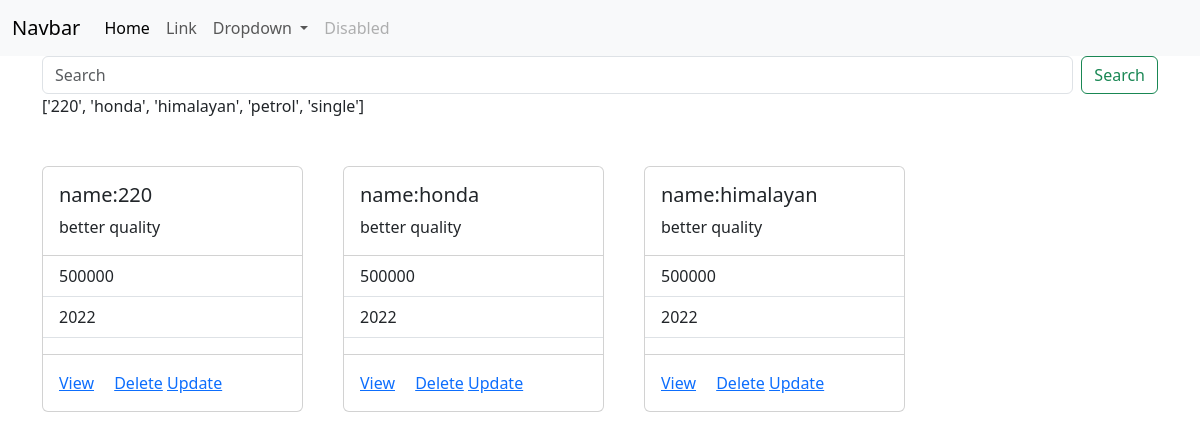
The page /vehicle/all/ on the database as committed earlier.
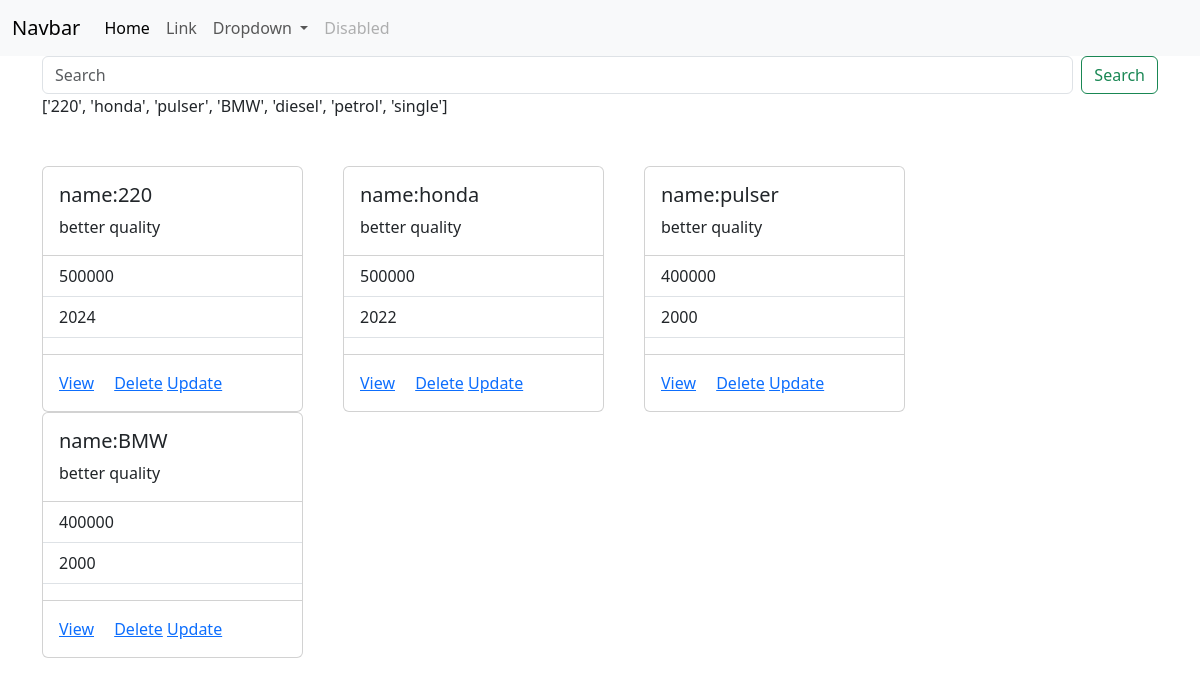
The same page on the database as committed later.
### store/models.py (models this page shows, shortened)
class Vehicle(models.Model):
    name=models.CharField(max_length=200)
    varient=models.CharField(max_length=200)
    description=models.TextField()
    fuel_options=(
        ("petrol","petrol"),
        ("CNG","CNG"),
        ("EV","EV"),
        ("diesel","diesel")
    )
    fuel_type=models.CharField(max_length=200,choices=fuel_options,default="petrol")
    running_km=models.PositiveIntegerField()
    color=models.CharField(max_length=200)
    price=models.PositiveIntegerField()
    brand=models.CharField(max_length=200)
    owner_options=(
        ("single","single"),
        ("second","second"),
        ("other","other")
    )
    owner_type=models.CharField(max_length=200,choices=owner_options,default="single")
    picture=models.ImageField(upload_to="vehicle_images",null=True)

### store/views.py (the view)
# urls.py: path("vehicle/all/",views.VechileListView.as_view(),name="vehicle-list"),
class VechileListView(View):
    template_name="vehicle_list.html"
    def get(self,request,*args,**kwargs):
        search_text=request.GET.get("filter")
        qs=Vehicle.objects.all()
        all_name=Vehicle.objects.values_list("name",flat=True).distinct()
        all_fuel_types=Vehicle.objects.values_list("fuel_type",flat=True).distinct()
        all_owner_types=Vehicle.objects.values_list("owner_type",flat=True).distinct()
        all_records=[]
        all_records.extend(all_name)
        all_records.extend(all_fuel_types)
        all_records.extend(all_owner_types)
        print(all_records)
        if search_text:
            qs=qs.filter(
                Q(name__contains=search_text)|Q(fuel_type__contains=search_text)|
                Q(owner_type__contains=search_text)
            )
        return render(request,self.template_name,{"data":qs,"records":all_records})

### store/templates/vehicle_list.html (shortened to what this page needs)
{%extends 'base.html'%}
{%block main_block%}
<div class="container">
  <div>
    <form class="d-flex" role="search"action="{%url 'vehicle-list'%}">
      <input class="form-control me-2" type="search" placeholder="Search" aria-label="Search"name="filter" list="records">
      <button class="btn btn-outline-success" type="submit">Search</button>
    </form>
    {{records}}
  </div>
  <div class="row mt-5">
      {%for v in data%}
      <div class="col-3 me-3">
          <div class="card" style="width: 100%;">
              <div class="card-body">
                <h5 class="card-title">name:{{v.name}}</h5>
                <p class="card-text">{{v.description}}</p>
              </div>
              <ul class="list-group list-group-flush">
                <li class="list-group-item">{{v.price}}</li>
                <li class="list-group-item">{{v.varient}}</li>
                <li class="list-group-item">{{running_km}}</li>
              </ul>
              <div class="card-body">
                <a href="{%url 'vehicle-detail' v.id%}" class="card-link">View</a>
                <a href="{%url 'vehicle-delete' v.id%}" class="card-link">Delete</a>
                <a href="{%url 'vehicle-update' v.id%}">Update</a>
              </div>
            </div>
      </div>
      {%endfor%}
  </div>
</div>
{%endblock%}

### store/templates/base.html (shortened to what this page needs)
<!DOCTYPE html>
<html lang="en">
<head>
    <link href="https://cdn.jsdelivr.net/npm/bootstrap@5.3.3/dist/css/bootstrap.min.css" rel="stylesheet">
</head>
<body>
    <nav class="navbar navbar-expand-lg bg-body-tertiary">
        <div class="container-fluid">
          <a class="navbar-brand" href="#">Navbar</a>
          <div class="collapse navbar-collapse" id="navbarSupportedContent">
            <ul class="navbar-nav me-auto mb-2 mb-lg-0">
              <li class="nav-item">
                <a class="nav-link active" aria-current="page" href="#">Home</a>
              </li>
              <li class="nav-item">
                <a class="nav-link" href="#">Link</a>
              </li>
              <li class="nav-item dropdown">
                <a class="nav-link dropdown-toggle" href="#" role="button" data-bs-toggle="dropdown" aria-expanded="false">
                  Dropdown
                </a>
              </li>
              <li class="nav-item">
                <a class="nav-link disabled" aria-disabled="true">Disabled</a>
              </li>
            </ul>
          </div>
        </div>
      </nav>
     {%block main_block%}
     {%endblock%}
</body>
</html>

Rows that differ between the two databases and show on the page:
removed Vehicle: name "himalayan", description "better quality", price "500000", varient "2022"
changed Vehicle (number 1 of 4 on the later page): varient "2022" → "2024"
added Vehicle: name "pulser", description "better quality", price "400000", varient "2000"
added Vehicle: name "BMW", description "better quality", price "400000", varient "2000"
Other text that changed with them:
{{ records }}: "['220', 'honda', 'himalayan', 'petrol', 'single']" → "['220', 'honda', 'pulser', 'BMW', 'diesel', 'petrol', 'single']"
